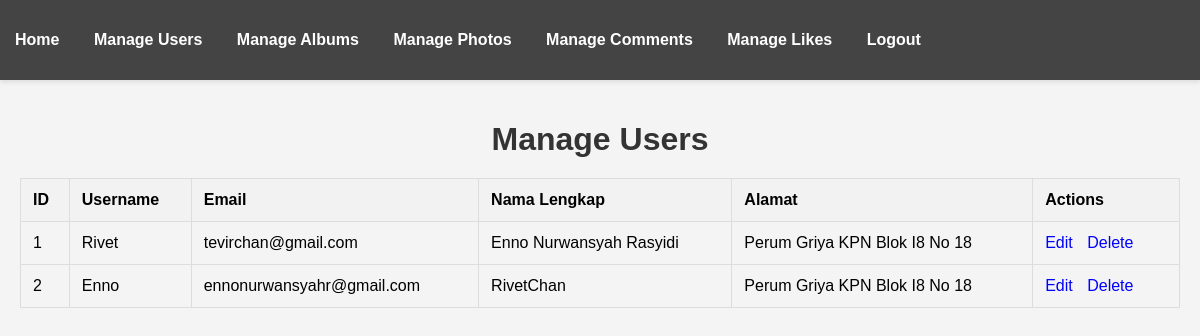
Page /gallery/admin/manage_users.php (signed in) on the committed database.
### tables this page shows
CREATE TABLE `user` (
  `UserID` int(11) NOT NULL,
  `Username` varchar(255) NOT NULL,
  `Email` varchar(255) NOT NULL,
  `Password` varchar(255) NOT NULL,
  `NamaLengkap` varchar(225) NOT NULL,
  `Alamat` varchar(225) NOT NULL,
  `Level` int(11) DEFAULT 2
);

### gallery/admin/manage_users.php (the view, shortened to what this page needs)
<?php
include_once("../config/koneksi.php");
$sql_users = "SELECT * FROM user";
$result_users = $kon->query($sql_users);
?>
<!DOCTYPE html>
<html lang="en">
<head>
    <link href="css/admin.css" rel="stylesheet">
</head>
<body>
<?php include('admin_nav.php'); ?>
<div class="container">
    <h1>Manage Users</h1>
    <table>
        <thead>
            <tr>
                <th>ID</th>
                <th>Username</th>
                <th>Email</th>
                <th>Nama Lengkap</th>
                <th>Alamat</th>
                <th>Actions</th>
            </tr>
        </thead>
        <tbody>
            <?php while($user = $result_users->fetch_assoc()): ?>
            <tr>
                <td><?php echo $user['UserID']; ?></td>
                <td><?php echo $user['Username']; ?></td>
                <td><?php echo $user['Email']; ?></td>
                <td><?php echo $user['NamaLengkap']; ?></td>
                <td><?php echo $user['Alamat']; ?></td>
                <td>
                    <a href="user/edit_user.php?id=<?php echo $user['UserID']; ?>">Edit</a>
                    <a href="user/delete_user.php?id=<?php echo $user['UserID']; ?>" onclick="return confirm('Are you sure you want to delete this user?')">Delete</a>
                </td>
            </tr>
            <?php endwhile; ?>
        </tbody>
    </table>
</div>
</body>
</html>

### gallery/admin/css/admin.css (style rules this page uses)
body { font-family: 'Arial', sans-serif; margin: 0; padding: 0; background-color: #f4f4f4; transition: background-color 0.3s ease; }
.container { padding: 20px; max-width: 1200px; margin: auto; }
h1 { color: #333; margin-bottom: 20px; text-align: center; }
table { width: 100%; border-collapse: collapse; margin-top: 20px; }
table, th, td { border: 1px solid #ddd; }
th, td { padding: 15px; text-align: left; }
th { background-color: #f2f2f2; }

### gallery/admin/manage_users.php (style rules this page uses)
table { width: 100%; border-collapse: collapse; transition: all 0.3s ease; }
th, td { padding: 12px; text-align: left; border-bottom: 1px solid #ddd; }
a { margin-right: 10px; text-decoration: none; color: blue; transition: color 0.3s; }

### rows in the picture
user: UserID "1", Username "Rivet", Email "tevirchan@gmail.com", NamaLengkap "Enno Nurwansyah Rasyidi", Alamat "Perum Griya KPN Blok I8 No 18"
user: UserID "2", Username "Enno", Email "ennonurwansyahr@gmail.com", NamaLengkap "RivetChan", Alamat "Perum Griya KPN Blok I8 No 18"
